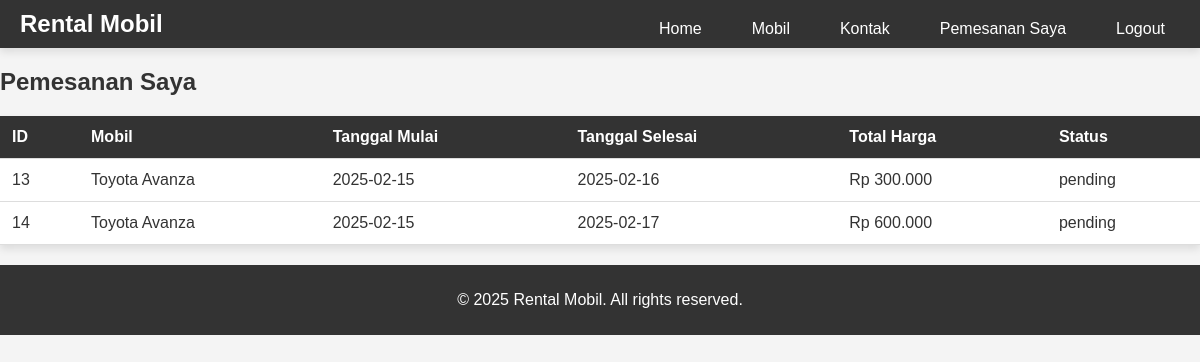
The app's page /bookings.php (signed in) with its own data.
### tables this page shows
CREATE TABLE `bookings` (
  `id` int(11) NOT NULL,
  `user_id` int(11) NOT NULL,
  `car_id` int(11) NOT NULL,
  `start_date` date NOT NULL,
  `end_date` date NOT NULL,
  `total_price` decimal(10,2) NOT NULL,
  `status` enum('pending','approved','rejected') DEFAULT 'pending'
);

CREATE TABLE `cars` (
  `id` int(11) NOT NULL,
  `name` varchar(100) NOT NULL,
  `description` text NOT NULL,
  `price_per_day` decimal(10,2) NOT NULL,
  `image` varchar(255) NOT NULL,
  `status` enum('available','booked') DEFAULT 'available'
);

### bookings.php (the view, shortened to what this page needs)
<?php
include 'includes/header.php';
include 'includes/db.php';
$user_id = $_SESSION['user']['id'];
$bookings = $pdo->prepare('SELECT bookings.*, cars.name FROM bookings JOIN cars ON bookings.car_id = cars.id WHERE user_id = ?');
$bookings->execute([$user_id]);
?>
<section>
    <h1>Pemesanan Saya</h1>
    <table>
        <thead>
            <tr>
                <th>ID</th>
                <th>Mobil</th>
                <th>Tanggal Mulai</th>
                <th>Tanggal Selesai</th>
                <th>Total Harga</th>
                <th>Status</th>
            </tr>
        </thead>
        <tbody>
            <?php foreach ($bookings as $booking): ?>
            <tr>
                <td><?= $booking['id'] ?></td>
                <td><?= $booking['name'] ?></td>
                <td><?= $booking['start_date'] ?></td>
                <td><?= $booking['end_date'] ?></td>
                <td>Rp <?= number_format($booking['total_price'], 0, ',', '.') ?></td>
                <td><?= $booking['status'] ?></td>
            </tr>
            <?php endforeach; ?>
        </tbody>
    </table>
</section>
<?php
include 'includes/footer.php';
?>

### assets/css/style.css (style rules this page uses)
body { font-family: 'Arial', sans-serif; margin: 0; padding: 0; background-color: #f4f4f4; color: #333; }
table { width: 100%; border-collapse: collapse; margin: 20px 0; background-color: #fff; box-shadow: 0 4px 8px rgba(0, 0, 0, 0.1); }
table th, table td { padding: 12px; text-align: left; border-bottom: 1px solid #ddd; }
table th { background-color: #333; color: #fff; }

### records on screen
bookings: id "13", car.name "Toyota Avanza", start_date "2025-02-15", end_date "2025-02-16", total_price "300.000", status "pending"
bookings: id "14", car.name "Toyota Avanza", start_date "2025-02-15", end_date "2025-02-17", total_price "600.000", status "pending"
